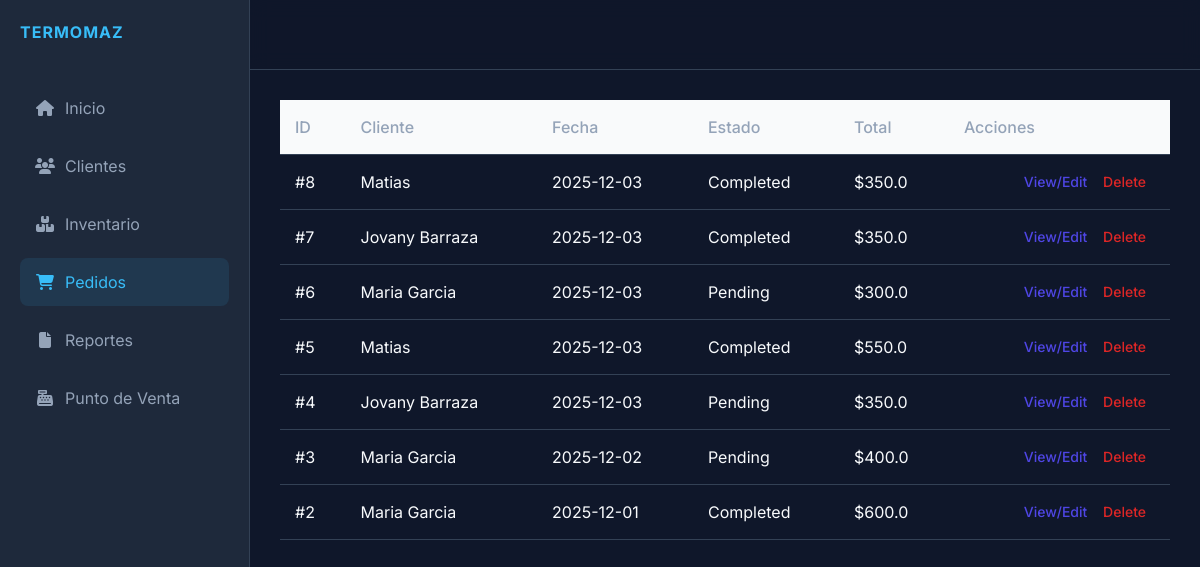
The page /orders on the database its author committed.
### models.py (models this page shows)
class Order(db.Model):
    id = db.Column(db.Integer, primary_key=True)
    client_id = db.Column(db.Integer, db.ForeignKey('client.id'), nullable=False)
    client = db.relationship('Client', backref=db.backref('orders', lazy=True))
    date = db.Column(db.DateTime, default=datetime.utcnow)
    status = db.Column(db.String(20), default='Pending') # Pending, Completed, Cancelled
    total = db.Column(db.Float, default=0.0)
    paid_amount = db.Column(db.Float, default=0.0)
    payment_status = db.Column(db.String(20), default='Pending') # Pending, Partial, Paid
    shipping_address = db.Column(db.String(200))
    items = db.relationship('OrderItem', backref='order', lazy=True, cascade="all, delete-orphan")

class Client(db.Model):
    id = db.Column(db.Integer, primary_key=True)
    name = db.Column(db.String(100), nullable=False)
    phone = db.Column(db.String(20))
    email = db.Column(db.String(100))
    address = db.Column(db.String(200))
    created_at = db.Column(db.DateTime, default=datetime.utcnow)

### app.py (the view)
@app.route('/orders')
def orders():
    all_orders = Order.query.order_by(Order.date.desc()).all()
    all_clients = Client.query.all() # Para el modal de creación
    return render_template('orders.html', orders=all_orders, clients=all_clients)

### templates/orders.html (shortened to what this page needs)
{% extends 'base.html' %}
{% block content %}
<table class="min-w-full divide-y divide-gray-300">
    <thead class="bg-gray-50">
        <tr>
            <th>ID</th>
            <th>Cliente</th>
            <th>Fecha</th>
            <th>Estado</th>
            <th>Total</th>
            <th>Acciones</th>
        </tr>
    </thead>
    <tbody>
        {% for order in orders %}
        <tr>
            <td>#{{ order.id }}</td>
            <td>{{ order.client.name }}</td>
            <td>{{ order.date.strftime('%Y-%m-%d') }}</td>
            <td>{{ order.status }}</td>
            <td>${{ order.total }}</td>
            <td class="px-6 py-4 whitespace-nowrap text-right text-sm font-medium">
                <a href="{{ url_for('order_details', id=order.id) }}"
                    class="text-indigo-600 hover:text-indigo-900 mr-3">View/Edit</a>
                <a href="{{ url_for('delete_order', id=order.id) }}" class="text-red-600 hover:text-red-900"
                    onclick="return confirm('Are you sure?')">Delete</a>
            </td>
        </tr>
        {% endfor %}
    </tbody>
</table>
</div>
</div>
{% endblock %}

### static/style.css (style rules this page uses)
:root { --bg-color: #0f172a; --sidebar-bg: #1e293b; --card-bg: #1e293b; --text-color: #f8fafc; --text-muted: #94a3b8; --accent-color: #38bdf8; --accent-hover: #0ea5e9; --border-color: #334155; --success-color: #22c55e; --danger-color: #ef4444; --font-main: 'Inter', sans-serif; }
* { margin: 0; padding: 0; box-sizing: border-box; }
body { font-family: var(--font-main); background-color: var(--bg-color); color: var(--text-color); height: 100vh; overflow: hidden; }
table { width: 100%; border-collapse: collapse; }
th, td { padding: 15px; text-align: left; border-bottom: 1px solid var(--border-color); }
th { color: var(--text-muted); font-weight: 500; }

### rows shown on the page
Order: id "8", client.name "Matias", date "2025-12-03", status "Completed", total "350.0"
Order: id "7", client.name "Jovany Barraza", date "2025-12-03", status "Completed", total "350.0"
Order: id "6", client.name "Maria Garcia", date "2025-12-03", status "Pending", total "300.0"
Order: id "5", client.name "Matias", date "2025-12-03", status "Completed", total "550.0"
Order: id "4", client.name "Jovany Barraza", date "2025-12-03", status "Pending", total "350.0"
Order: id "3", client.name "Maria Garcia", date "2025-12-02", status "Pending", total "400.0"
Order: id "2", client.name "Maria Garcia", date "2025-12-01", status "Completed", total "600.0"
